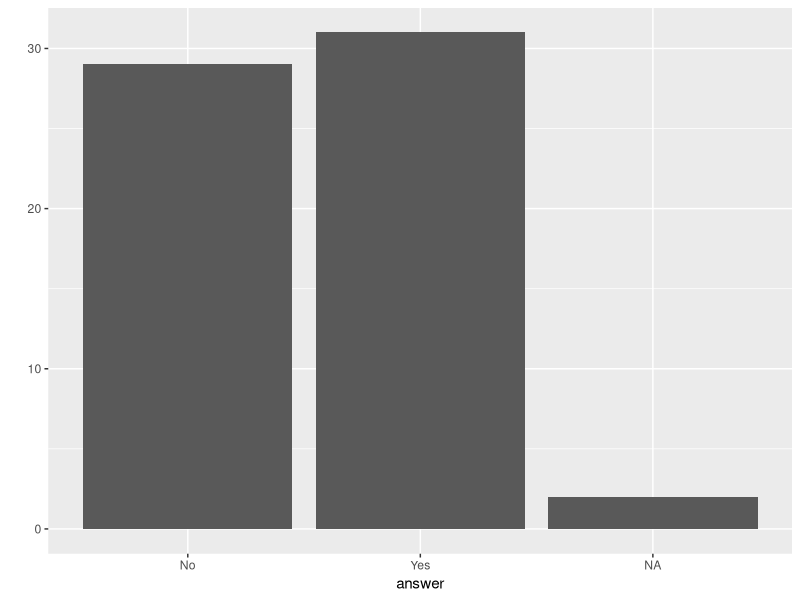

Reproduce this figure in R.
## ---- chunk 1
ayyw = read.csv("ayyw.csv", sep="|")
## ---- chunk 2
library(ggplot2)
library(tm)
## ---- chunk 3
qplot(answer, data=ayyw)
## ---- chunk 4
ans = paste(ayyw$explanation, collapse = " ")
## ---- chunk 5
vs = VectorSource(ans)
## ---- chunk 6
corpus = Corpus(vs)
## ---- chunk 7
corpus <- tm_map(corpus, content_transformer(tolower))
corpus = tm_map(corpus, removePunctuation)
corpus = tm_map(corpus, stripWhitespace)
corpus = tm_map(corpus, removeWords, stopwords("english"))
## ---- chunk 8
dtm = DocumentTermMatrix(corpus)
dtm2 = as.matrix(dtm)
## ---- chunk 9
frequency = colSums(dtm2)
frequency = sort(frequency,decreasing=TRUE)
words = names(frequency)
words


head(frequency)
